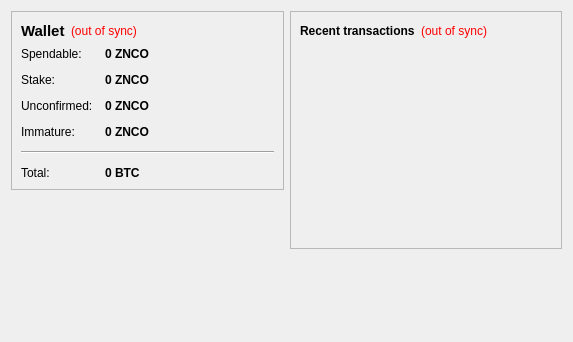
<?xml version="1.0" encoding="UTF-8"?>
<ui version="4.0">
 <class>OverviewPage</class>
 <widget class="QWidget" name="OverviewPage">
  <property name="geometry">
   <rect>
    <x>0</x>
    <y>0</y>
    <width>573</width>
    <height>342</height>
   </rect>
  </property>
  <property name="windowTitle">
   <string>Form</string>
  </property>
  <layout class="QHBoxLayout" name="horizontalLayout" stretch="1,1">
   <item>
    <layout class="QVBoxLayout" name="verticalLayout_2">
     <item>
      <widget class="QFrame" name="frame">
       <property name="frameShape">
        <enum>QFrame::StyledPanel</enum>
       </property>
       <property name="frameShadow">
        <enum>QFrame::Raised</enum>
       </property>
       <layout class="QVBoxLayout" name="verticalLayout_4">
        <item>
         <layout class="QHBoxLayout" name="horizontalLayout_4">
          <item>
           <widget class="QLabel" name="label_5">
            <property name="font">
             <font>
              <pointsize>11</pointsize>
              <weight>75</weight>
              <bold>true</bold>
             </font>
            </property>
            <property name="text">
             <string>Wallet</string>
            </property>
           </widget>
          </item>
          <item>
           <widget class="QLabel" name="labelWalletStatus">
            <property name="toolTip">
             <string>The displayed information may be out of date. Your wallet automatically synchronizes with the ZNCoin network after a connection is established, but this process has not completed yet.</string>
            </property>
            <property name="styleSheet">
             <string notr="true">QLabel { color: red; }</string>
            </property>
            <property name="text">
             <string notr="true">(out of sync)</string>
            </property>
            <property name="alignment">
             <set>Qt::AlignLeading|Qt::AlignLeft|Qt::AlignVCenter</set>
            </property>
           </widget>
          </item>
          <item>
           <spacer name="horizontalSpacer_2">
            <property name="orientation">
             <enum>Qt::Horizontal</enum>
            </property>
            <property name="sizeHint" stdset="0">
             <size>
              <width>40</width>
              <height>20</height>
             </size>
            </property>
           </spacer>
          </item>
         </layout>
        </item>
        <item>
         <layout class="QFormLayout" name="formLayout_2">
          <property name="fieldGrowthPolicy">
           <enum>QFormLayout::AllNonFixedFieldsGrow</enum>
          </property>
          <property name="horizontalSpacing">
           <number>12</number>
          </property>
          <property name="verticalSpacing">
           <number>12</number>
          </property>
          <item row="0" column="0">
           <widget class="QLabel" name="label">
            <property name="text">
             <string>Spendable:</string>
            </property>
           </widget>
          </item>
          <item row="0" column="1">
           <widget class="QLabel" name="labelBalance">
            <property name="font">
             <font>
              <weight>75</weight>
              <bold>true</bold>
             </font>
            </property>
            <property name="cursor">
             <cursorShape>IBeamCursor</cursorShape>
            </property>
            <property name="toolTip">
             <string>Your current spendable balance</string>
            </property>
            <property name="text">
             <string notr="true">0 ZNCO</string>
            </property>
            <property name="textInteractionFlags">
             <set>Qt::LinksAccessibleByMouse|Qt::TextSelectableByKeyboard|Qt::TextSelectableByMouse</set>
            </property>
           </widget>
          </item>
          <item row="1" column="0">
           <widget class="QLabel" name="label_6">
            <property name="text">
             <string>Stake:</string>
            </property>
           </widget>
          </item>
          <item row="1" column="1">
           <widget class="QLabel" name="labelStake">
            <property name="font">
             <font>
              <weight>75</weight>
              <bold>true</bold>
             </font>
            </property>
            <property name="cursor">
             <cursorShape>IBeamCursor</cursorShape>
            </property>
            <property name="toolTip">
             <string>Total of coins that was staked, and do not yet count toward the current balance</string>
            </property>
            <property name="text">
             <string notr="true">0 ZNCO</string>
            </property>
            <property name="textInteractionFlags">
             <set>Qt::LinksAccessibleByMouse|Qt::TextSelectableByKeyboard|Qt::TextSelectableByMouse</set>
            </property>
           </widget>
          </item>
          <item row="2" column="0">
           <widget class="QLabel" name="label_3">
            <property name="text">
             <string>Unconfirmed:</string>
            </property>
           </widget>
          </item>
          <item row="2" column="1">
           <widget class="QLabel" name="labelUnconfirmed">
            <property name="font">
             <font>
              <weight>75</weight>
              <bold>true</bold>
             </font>
            </property>
            <property name="cursor">
             <cursorShape>IBeamCursor</cursorShape>
            </property>
            <property name="toolTip">
             <string>Total of transactions that have yet to be confirmed, and do not yet count toward the current balance</string>
            </property>
            <property name="text">
             <string notr="true">0 ZNCO</string>
            </property>
            <property name="textInteractionFlags">
             <set>Qt::LinksAccessibleByMouse|Qt::TextSelectableByKeyboard|Qt::TextSelectableByMouse</set>
            </property>
           </widget>
          </item>
          <item row="3" column="0">
           <widget class="QLabel" name="labelImmatureText">
            <property name="text">
             <string>Immature:</string>
            </property>
           </widget>
          </item>
          <item row="3" column="1">
           <widget class="QLabel" name="labelImmature">
            <property name="font">
             <font>
              <weight>75</weight>
              <bold>true</bold>
             </font>
            </property>
            <property name="toolTip">
             <string>Mined balance that has not yet matured</string>
            </property>
            <property name="text">
             <string notr="true">0 ZNCO</string>
            </property>
            <property name="textInteractionFlags">
             <set>Qt::LinksAccessibleByMouse|Qt::TextSelectableByKeyboard|Qt::TextSelectableByMouse</set>
            </property>
           </widget>
          </item>
          <item row="4" column="0" colspan="2">
           <widget class="Line" name="line">
            <property name="orientation">
             <enum>Qt::Horizontal</enum>
            </property>
           </widget>
          </item>
          <item row="5" column="0">
           <widget class="QLabel" name="labelTotalText">
            <property name="text">
             <string>Total:</string>
            </property>
           </widget>
          </item>
          <item row="5" column="1">
           <widget class="QLabel" name="labelTotal">
            <property name="font">
             <font>
              <weight>75</weight>
              <bold>true</bold>
             </font>
            </property>
            <property name="cursor">
             <cursorShape>IBeamCursor</cursorShape>
            </property>
            <property name="toolTip">
             <string>Your current total balance</string>
            </property>
            <property name="text">
             <string notr="true">0 BTC</string>
            </property>
            <property name="textInteractionFlags">
             <set>Qt::LinksAccessibleByMouse|Qt::TextSelectableByKeyboard|Qt::TextSelectableByMouse</set>
            </property>
           </widget>
          </item>
         </layout>
        </item>
       </layout>
      </widget>
     </item>
     <item>
      <spacer name="verticalSpacer">
       <property name="orientation">
        <enum>Qt::Vertical</enum>
       </property>
       <property name="sizeHint" stdset="0">
        <size>
         <width>20</width>
         <height>40</height>
        </size>
       </property>
      </spacer>
     </item>
    </layout>
   </item>
   <item>
    <layout class="QVBoxLayout" name="verticalLayout_3">
     <item>
      <widget class="QFrame" name="frame_2">
       <property name="frameShape">
        <enum>QFrame::StyledPanel</enum>
       </property>
       <property name="frameShadow">
        <enum>QFrame::Raised</enum>
       </property>
       <layout class="QVBoxLayout" name="verticalLayout">
        <item>
         <layout class="QHBoxLayout" name="horizontalLayout_2">
          <item>
           <widget class="QLabel" name="label_4">
            <property name="text">
             <string>&lt;b&gt;Recent transactions&lt;/b&gt;</string>
            </property>
           </widget>
          </item>
          <item>
           <widget class="QLabel" name="labelTransactionsStatus">
            <property name="toolTip">
             <string>The displayed information may be out of date. Your wallet automatically synchronizes with the ZNCoin network after a connection is established, but this process has not completed yet.</string>
            </property>
            <property name="styleSheet">
             <string notr="true">QLabel { color: red; }</string>
            </property>
            <property name="text">
             <string notr="true">(out of sync)</string>
            </property>
            <property name="alignment">
             <set>Qt::AlignRight|Qt::AlignTrailing|Qt::AlignVCenter</set>
            </property>
           </widget>
          </item>
          <item>
           <spacer name="horizontalSpacer">
            <property name="orientation">
             <enum>Qt::Horizontal</enum>
            </property>
            <property name="sizeHint" stdset="0">
             <size>
              <width>40</width>
              <height>20</height>
             </size>
            </property>
           </spacer>
          </item>
         </layout>
        </item>
        <item>
         <widget class="QListView" name="listTransactions">
          <property name="styleSheet">
           <string notr="true">QListView { background: transparent; }</string>
          </property>
          <property name="frameShape">
           <enum>QFrame::NoFrame</enum>
          </property>
          <property name="verticalScrollBarPolicy">
           <enum>Qt::ScrollBarAlwaysOff</enum>
          </property>
          <property name="horizontalScrollBarPolicy">
           <enum>Qt::ScrollBarAlwaysOff</enum>
          </property>
          <property name="selectionMode">
           <enum>QAbstractItemView::NoSelection</enum>
          </property>
         </widget>
        </item>
       </layout>
      </widget>
     </item>
     <item>
      <spacer name="verticalSpacer_2">
       <property name="orientation">
        <enum>Qt::Vertical</enum>
       </property>
       <property name="sizeHint" stdset="0">
        <size>
         <width>20</width>
         <height>40</height>
        </size>
       </property>
      </spacer>
     </item>
    </layout>
   </item>
  </layout>
 </widget>
 <resources/>
 <connections/>
</ui>
